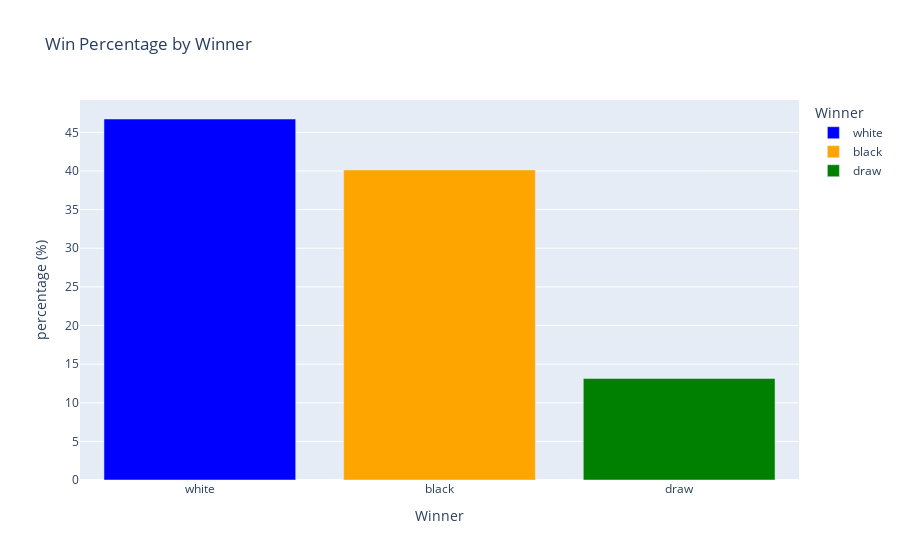

The notebook cell this image was saved under:
### Markdown cell above
#### Plot creation:

### Code cell
fig = px.bar(win_perc, x='winner', y='percentage (%)', 
             title='Win Percentage by Winner', 
             labels={'winner': 'Winner', 'percentage': 'Win Percentage (%)'},
             color='winner', color_discrete_map={'white':'blue', 'black':'orange', 'draw':'green'})

# Show the plot
fig.show()

### Figure 1 — Plotly figure (JSON) as saved in the notebook; plotly's stock layout.template omitted (floating-point values rounded to 4 significant figures)
{"data": [{"alignmentgroup": "True", "hovertemplate": "Winner=%{x}<br>percentage (%)=%{y}<extra></extra>", "legendgroup": "white", "marker": {"color": "blue", "pattern": {"shape": ""}}, "name": "white", "offsetgroup": "white", "orientation": "v", "showlegend": true, "textposition": "auto", "type": "bar", "x": ["white"], "xaxis": "x", "y": [46.73], "yaxis": "y"}, {"alignmentgroup": "True", "hovertemplate": "Winner=%{x}<br>percentage (%)=%{y}<extra></extra>", "legendgroup": "black", "marker": {"color": "orange", "pattern": {"shape": ""}}, "name": "black", "offsetgroup": "black", "orientation": "v", "showlegend": true, "textposition": "auto", "type": "bar", "x": ["black"], "xaxis": "x", "y": [40.13], "yaxis": "y"}, {"alignmentgroup": "True", "hovertemplate": "Winner=%{x}<br>percentage (%)=%{y}<extra></extra>", "legendgroup": "draw", "marker": {"color": "green", "pattern": {"shape": ""}}, "name": "draw", "offsetgroup": "draw", "orientation": "v", "showlegend": true, "textposition": "auto", "type": "bar", "x": ["draw"], "xaxis": "x", "y": [13.14], "yaxis": "y"}], "layout": {"autosize": true, "barmode": "relative", "legend": {"title": {"text": "Winner"}, "tracegroupgap": 0}, "title": {"text": "Win Percentage by Winner"}, "xaxis": {"anchor": "y", "autorange": true, "categoryarray": ["white", "black", "draw"], "categoryorder": "array", "domain": [0, 1], "range": [-0.5, 2.5], "title": {"text": "Winner"}, "type": "category"}, "yaxis": {"anchor": "x", "autorange": true, "domain": [0, 1], "range": [0, 49.19], "title": {"text": "percentage (%)"}, "type": "linear"}}}
